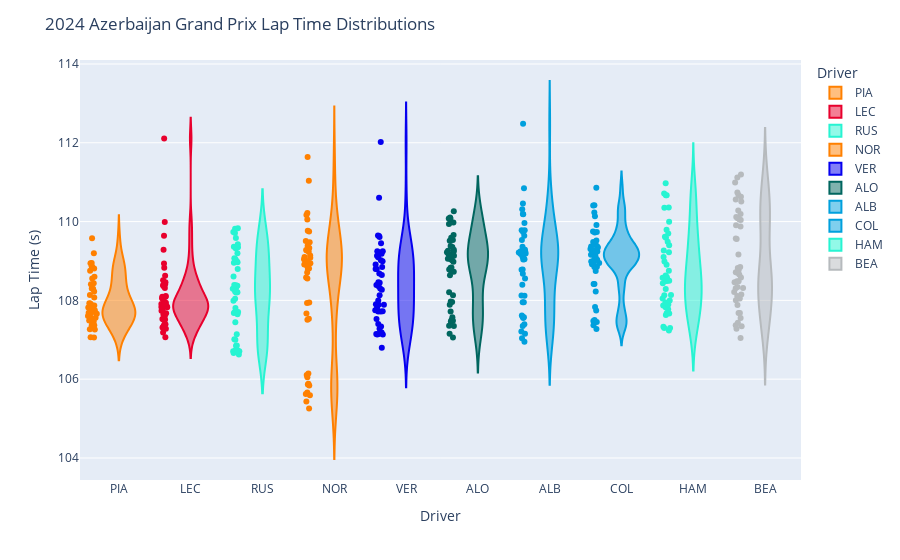

Notebook source saved alongside this figure:
### Code cell
import plotly.express as px
import pandas as pd

# Convert LapTime to seconds if not already done
driver_laps['LapTime(s)'] = driver_laps['LapTime'].dt.total_seconds()

# Crear el gráfico de violines
fig = px.violin(
    driver_laps,
    x="Driver",
    y="LapTime(s)",
    color="Driver",
    box=False,
    points="all",
    hover_data=driver_laps,
    category_orders={"Driver": finishing_order},
    color_discrete_map=fastf1.plotting.get_driver_color_mapping(session=race)
)

# Configurar los títulos y etiquetas
fig.update_layout(
    title="2024 Azerbaijan Grand Prix Lap Time Distributions",
    xaxis_title="Driver",
    yaxis_title="Lap Time (s)",
    showlegend=True
)

# Mostrar el gráfico
fig.show()

### Figure 1 — Plotly figure (JSON) as saved in the notebook; plotly's stock layout.template omitted (floating-point values rounded to 4 significant figures; data arrays with more than 128 entries replaced by an {"elided": "..."} marker saying what was removed)
{"data": [{"alignmentgroup": "True", "box": {"visible": false}, "customdata": {"elided": "47x31 mixed values"}, "hovertemplate": "Driver=%{x}<br>LapTime(s)=%{y}<br>index=%{customdata[0]}<br>Time=%{customdata[1]}<br>DriverNumber=%{customdata[2]}<br>LapTime=%{customdata[3]}<br>LapNumber=%{customdata[4]}<br>Stint=%{customdata[5]}<br>PitOutTime=%{customdata[6]}<br>PitInTime=%{customdata[7]}<br>Sector1Time=%{customdata[8]}<br>Sector2Time=%{customdata[9]}<br>Sector3Time=%{customdata[10]}<br>Sector1SessionTime=%{customdata[11]}<br>Sector2SessionTime=%{customdata[12]}<br>Sector3SessionTime=%{customdata[13]}<br>SpeedI1=%{customdata[14]}<br>SpeedI2=%{customdata[15]}<br>SpeedFL=%{customdata[16]}<br>SpeedST=%{customdata[17]}<br>IsPersonalBest=%{customdata[18]}<br>Compound=%{customdata[19]}<br>TyreLife=%{customdata[20]}<br>FreshTyre=%{customdata[21]}<br>Team=%{customdata[22]}<br>LapStartTime=%{customdata[23]}<br>LapStartDate=%{customdata[24]}<br>TrackStatus=%{customdata[25]}<br>Position=%{customdata[26]}<br>Deleted=%{customdata[27]}<br>DeletedReason=%{customdata[28]}<br>FastF1Generated=%{customdata[29]}<br>IsAccurate=%{customdata[30]}<extra></extra>", "legendgroup": "PIA", "marker": {"color": "#ff8000"}, "name": "PIA", "offsetgroup": "PIA", "orientation": "v", "points": "all", "scalegroup": "True", "showlegend": true, "type": "violin", "x": ["PIA", "PIA", "PIA", "PIA", "PIA", "PIA", "PIA", "PIA", "PIA", "PIA", "PIA", "PIA", "PIA", "PIA", "PIA", "PIA", "PIA", "PIA", "PIA", "PIA", "PIA", "PIA", "PIA", "PIA", "PIA", "PIA", "PIA", "PIA", "PIA", "PIA", "PIA", "PIA", "PIA", "PIA", "PIA", "PIA", "PIA", "PIA", "PIA", "PIA", "PIA", "PIA", "PIA", "PIA", "PIA", "PIA", "PIA"], "x0": " ", "xaxis": "x", "y": [108.9, 108.8, 108.4, 108.1, 108.8, 108.8, 108.3, 108.2, 108.6, 108.3, 108.9, 109.2, 109.6, 108.6, 107.8, 107.5, 108.9, 107.9, 107.8, 107.5, 107.1, 107.4, 107.5, 107.4, 107.6, 107.6, 107.7, 107.9, 108.1, 108.4, 107.9, 107.8, 107.9, 107.9, 107.7, 107.8, 107.7, 107.9, 107.7, 107.6, 107.4, 107.7, 107.3, 107.1, 107.5, 107.5, 107.3], "y0": " ", "yaxis": "y"}, {"alignmentgroup": "True", "box": {"visible": false}, "customdata": {"elided": "47x31 mixed values"}, "hovertemplate": "Driver=%{x}<br>LapTime(s)=%{y}<br>index=%{customdata[0]}<br>Time=%{customdata[1]}<br>DriverNumber=%{customdata[2]}<br>LapTime=%{customdata[3]}<br>LapNumber=%{customdata[4]}<br>Stint=%{customdata[5]}<br>PitOutTime=%{customdata[6]}<br>PitInTime=%{customdata[7]}<br>Sector1Time=%{customdata[8]}<br>Sector2Time=%{customdata[9]}<br>Sector3Time=%{customdata[10]}<br>Sector1SessionTime=%{customdata[11]}<br>Sector2SessionTime=%{customdata[12]}<br>Sector3SessionTime=%{customdata[13]}<br>SpeedI1=%{customdata[14]}<br>SpeedI2=%{customdata[15]}<br>SpeedFL=%{customdata[16]}<br>SpeedST=%{customdata[17]}<br>IsPersonalBest=%{customdata[18]}<br>Compound=%{customdata[19]}<br>TyreLife=%{customdata[20]}<br>FreshTyre=%{customdata[21]}<br>Team=%{customdata[22]}<br>LapStartTime=%{customdata[23]}<br>LapStartDate=%{customdata[24]}<br>TrackStatus=%{customdata[25]}<br>Position=%{customdata[26]}<br>Deleted=%{customdata[27]}<br>DeletedReason=%{customdata[28]}<br>FastF1Generated=%{customdata[29]}<br>IsAccurate=%{customdata[30]}<extra></extra>", "legendgroup": "LEC", "marker": {"color": "#e8002d"}, "name": "LEC", "offsetgroup": "LEC", "orientation": "v", "points": "all", "scalegroup": "True", "showlegend": true, "type": "violin", "x": ["LEC", "LEC", "LEC", "LEC", "LEC", "LEC", "LEC", "LEC", "LEC", "LEC", "LEC", "LEC", "LEC", "LEC", "LEC", "LEC", "LEC", "LEC", "LEC", "LEC", "LEC", "LEC", "LEC", "LEC", "LEC", "LEC", "LEC", "LEC", "LEC", "LEC", "LEC", "LEC", "LEC", "LEC", "LEC", "LEC", "LEC", "LEC", "LEC", "LEC", "LEC", "LEC", "LEC", "LEC", "LEC", "LEC", "LEC"], "x0": " ", "xaxis": "x", "y": [112.1, 109.3, 108.4, 108.4, 108.3, 108.1, 108.5, 107.7, 107.8, 108.1, 107.9, 108.1, 108.5, 108.8, 110.0, 108.4, 107.9, 109.6, 107.9, 107.7, 107.5, 107.2, 107.4, 107.3, 107.4, 107.3, 107.9, 107.5, 108.1, 107.8, 108.9, 107.8, 107.6, 108.0, 107.8, 107.5, 107.9, 107.5, 107.9, 108.0, 107.6, 107.1, 107.9, 107.7, 107.9, 108.4, 108.6], "y0": " ", "yaxis": "y"}, {"alignmentgroup": "True", "box": {"visible": false}, "customdata": {"elided": "46x31 mixed values"}, "hovertemplate": "Driver=%{x}<br>LapTime(s)=%{y}<br>index=%{customdata[0]}<br>Time=%{customdata[1]}<br>DriverNumber=%{customdata[2]}<br>LapTime=%{customdata[3]}<br>LapNumber=%{customdata[4]}<br>Stint=%{customdata[5]}<br>PitOutTime=%{customdata[6]}<br>PitInTime=%{customdata[7]}<br>Sector1Time=%{customdata[8]}<br>Sector2Time=%{customdata[9]}<br>Sector3Time=%{customdata[10]}<br>Sector1SessionTime=%{customdata[11]}<br>Sector2SessionTime=%{customdata[12]}<br>Sector3SessionTime=%{customdata[13]}<br>SpeedI1=%{customdata[14]}<br>SpeedI2=%{customdata[15]}<br>SpeedFL=%{customdata[16]}<br>SpeedST=%{customdata[17]}<br>IsPersonalBest=%{customdata[18]}<br>Compound=%{customdata[19]}<br>TyreLife=%{customdata[20]}<br>FreshTyre=%{customdata[21]}<br>Team=%{customdata[22]}<br>LapStartTime=%{customdata[23]}<br>LapStartDate=%{customdata[24]}<br>TrackStatus=%{customdata[25]}<br>Position=%{customdata[26]}<br>Deleted=%{customdata[27]}<br>DeletedReason=%{customdata[28]}<br>FastF1Generated=%{customdata[29]}<br>IsAccurate=%{customdata[30]}<extra></extra>", "legendgroup": "RUS", "marker": {"color": "#27f4d2"}, "name": "RUS", "offsetgroup": "RUS", "orientation": "v", "points": "all", "scalegroup": "True", "showlegend": true, "type": "violin", "x": ["RUS", "RUS", "RUS", "RUS", "RUS", "RUS", "RUS", "RUS", "RUS", "RUS", "RUS", "RUS", "RUS", "RUS", "RUS", "RUS", "RUS", "RUS", "RUS", "RUS", "RUS", "RUS", "RUS", "RUS", "RUS", "RUS", "RUS", "RUS", "RUS", "RUS", "RUS", "RUS", "RUS", "RUS", "RUS", "RUS", "RUS", "RUS", "RUS", "RUS", "RUS", "RUS", "RUS", "RUS", "RUS", "RUS"], "x0": " ", "xaxis": "x", "y": [109.7, 109.4, 109.2, 109.0, 109.6, 109.3, 109.4, 109.4, 109.7, 109.8, 109.8, 109.1, 108.6, 108.0, 108.2, 108.3, 108.4, 108.4, 108.2, 108.3, 108.0, 108.2, 108.3, 108.8, 108.2, 109.0, 109.0, 108.4, 109.1, 107.7, 107.4, 107.7, 107.7, 107.8, 107.6, 107.1, 107, 106.9, 106.8, 106.7, 106.7, 106.6, 106.7, 106.7, 107.0, 106.7], "y0": " ", "yaxis": "y"}, {"alignmentgroup": "True", "box": {"visible": false}, "customdata": {"elided": "47x31 mixed values"}, "hovertemplate": "Driver=%{x}<br>LapTime(s)=%{y}<br>index=%{customdata[0]}<br>Time=%{customdata[1]}<br>DriverNumber=%{customdata[2]}<br>LapTime=%{customdata[3]}<br>LapNumber=%{customdata[4]}<br>Stint=%{customdata[5]}<br>PitOutTime=%{customdata[6]}<br>PitInTime=%{customdata[7]}<br>Sector1Time=%{customdata[8]}<br>Sector2Time=%{customdata[9]}<br>Sector3Time=%{customdata[10]}<br>Sector1SessionTime=%{customdata[11]}<br>Sector2SessionTime=%{customdata[12]}<br>Sector3SessionTime=%{customdata[13]}<br>SpeedI1=%{customdata[14]}<br>SpeedI2=%{customdata[15]}<br>SpeedFL=%{customdata[16]}<br>SpeedST=%{customdata[17]}<br>IsPersonalBest=%{customdata[18]}<br>Compound=%{customdata[19]}<br>TyreLife=%{customdata[20]}<br>FreshTyre=%{customdata[21]}<br>Team=%{customdata[22]}<br>LapStartTime=%{customdata[23]}<br>LapStartDate=%{customdata[24]}<br>TrackStatus=%{customdata[25]}<br>Position=%{customdata[26]}<br>Deleted=%{customdata[27]}<br>DeletedReason=%{customdata[28]}<br>FastF1Generated=%{customdata[29]}<br>IsAccurate=%{customdata[30]}<extra></extra>", "legendgroup": "NOR", "marker": {"color": "#ff8000"}, "name": "NOR", "offsetgroup": "NOR", "orientation": "v", "points": "all", "scalegroup": "True", "showlegend": true, "type": "violin", "x": ["NOR", "NOR", "NOR", "NOR", "NOR", "NOR", "NOR", "NOR", "NOR", "NOR", "NOR", "NOR", "NOR", "NOR", "NOR", "NOR", "NOR", "NOR", "NOR", "NOR", "NOR", "NOR", "NOR", "NOR", "NOR", "NOR", "NOR", "NOR", "NOR", "NOR", "NOR", "NOR", "NOR", "NOR", "NOR", "NOR", "NOR", "NOR", "NOR", "NOR", "NOR", "NOR", "NOR", "NOR", "NOR", "NOR", "NOR"], "x0": " ", "xaxis": "x", "y": [111.6, 110.2, 109.8, 109.4, 109.5, 109.1, 109.3, 108.8, 109.0, 108.6, 108.9, 109.0, 108.9, 110.2, 109.3, 108.7, 109.2, 109.1, 109.5, 108.9, 108.9, 109.7, 110.1, 108.6, 108.9, 109.1, 109.0, 109.3, 108.9, 108.8, 107.9, 107.9, 107.5, 107.7, 107.5, 111.0, 105.7, 105.8, 106.1, 105.3, 105.4, 105.6, 105.9, 105.9, 106.1, 106.1, 105.6], "y0": " ", "yaxis": "y"}, {"alignmentgroup": "True", "box": {"visible": false}, "customdata": {"elided": "46x31 mixed values"}, "hovertemplate": "Driver=%{x}<br>LapTime(s)=%{y}<br>index=%{customdata[0]}<br>Time=%{customdata[1]}<br>DriverNumber=%{customdata[2]}<br>LapTime=%{customdata[3]}<br>LapNumber=%{customdata[4]}<br>Stint=%{customdata[5]}<br>PitOutTime=%{customdata[6]}<br>PitInTime=%{customdata[7]}<br>Sector1Time=%{customdata[8]}<br>Sector2Time=%{customdata[9]}<br>Sector3Time=%{customdata[10]}<br>Sector1SessionTime=%{customdata[11]}<br>Sector2SessionTime=%{customdata[12]}<br>Sector3SessionTime=%{customdata[13]}<br>SpeedI1=%{customdata[14]}<br>SpeedI2=%{customdata[15]}<br>SpeedFL=%{customdata[16]}<br>SpeedST=%{customdata[17]}<br>IsPersonalBest=%{customdata[18]}<br>Compound=%{customdata[19]}<br>TyreLife=%{customdata[20]}<br>FreshTyre=%{customdata[21]}<br>Team=%{customdata[22]}<br>LapStartTime=%{customdata[23]}<br>LapStartDate=%{customdata[24]}<br>TrackStatus=%{customdata[25]}<br>Position=%{customdata[26]}<br>Deleted=%{customdata[27]}<br>DeletedReason=%{customdata[28]}<br>FastF1Generated=%{customdata[29]}<br>IsAccurate=%{customdata[30]}<extra></extra>", "legendgroup": "VER", "marker": {"color": "#0600ef"}, "name": "VER", "offsetgroup": "VER", "orientation": "v", "points": "all", "scalegroup": "True", "showlegend": true, "type": "violin", "x": ["VER", "VER", "VER", "VER", "VER", "VER", "VER", "VER", "VER", "VER", "VER", "VER", "VER", "VER", "VER", "VER", "VER", "VER", "VER", "VER", "VER", "VER", "VER", "VER", "VER", "VER", "VER", "VER", "VER", "VER", "VER", "VER", "VER", "VER", "VER", "VER", "VER", "VER", "VER", "VER", "VER", "VER", "VER", "VER", "VER", "VER"], "x0": " ", "xaxis": "x", "y": [109.6, 109.1, 109.6, 109.2, 108.8, 108.8, 108.6, 108.4, 109.4, 109.6, 108.3, 107.8, 108.1, 107.7, 108.5, 107.9, 107.9, 107.9, 108.7, 108.9, 110.6, 108.4, 109.0, 109.1, 109.2, 109.2, 109.0, 108.8, 108.4, 108.3, 109.2, 108.0, 107.7, 107.4, 107.3, 107.3, 107.1, 107.5, 106.8, 107.1, 107.1, 107.2, 107.1, 107.7, 107.7, 112.0], "y0": " ", "yaxis": "y"}, {"alignmentgroup": "True", "box": {"visible": false}, "customdata": {"elided": "46x31 mixed values"}, "hovertemplate": "Driver=%{x}<br>LapTime(s)=%{y}<br>index=%{customdata[0]}<br>Time=%{customdata[1]}<br>DriverNumber=%{customdata[2]}<br>LapTime=%{customdata[3]}<br>LapNumber=%{customdata[4]}<br>Stint=%{customdata[5]}<br>PitOutTime=%{customdata[6]}<br>PitInTime=%{customdata[7]}<br>Sector1Time=%{customdata[8]}<br>Sector2Time=%{customdata[9]}<br>Sector3Time=%{customdata[10]}<br>Sector1SessionTime=%{customdata[11]}<br>Sector2SessionTime=%{customdata[12]}<br>Sector3SessionTime=%{customdata[13]}<br>SpeedI1=%{customdata[14]}<br>SpeedI2=%{customdata[15]}<br>SpeedFL=%{customdata[16]}<br>SpeedST=%{customdata[17]}<br>IsPersonalBest=%{customdata[18]}<br>Compound=%{customdata[19]}<br>TyreLife=%{customdata[20]}<br>FreshTyre=%{customdata[21]}<br>Team=%{customdata[22]}<br>LapStartTime=%{customdata[23]}<br>LapStartDate=%{customdata[24]}<br>TrackStatus=%{customdata[25]}<br>Position=%{customdata[26]}<br>Deleted=%{customdata[27]}<br>DeletedReason=%{customdata[28]}<br>FastF1Generated=%{customdata[29]}<br>IsAccurate=%{customdata[30]}<extra></extra>", "legendgroup": "ALO", "marker": {"color": "#00665f"}, "name": "ALO", "offsetgroup": "ALO", "orientation": "v", "points": "all", "scalegroup": "True", "showlegend": true, "type": "violin", "x": ["ALO", "ALO", "ALO", "ALO", "ALO", "ALO", "ALO", "ALO", "ALO", "ALO", "ALO", "ALO", "ALO", "ALO", "ALO", "ALO", "ALO", "ALO", "ALO", "ALO", "ALO", "ALO", "ALO", "ALO", "ALO", "ALO", "ALO", "ALO", "ALO", "ALO", "ALO", "ALO", "ALO", "ALO", "ALO", "ALO", "ALO", "ALO", "ALO", "ALO", "ALO", "ALO", "ALO", "ALO", "ALO", "ALO"], "x0": " ", "xaxis": "x", "y": [110.1, 110.3, 110.0, 110.1, 109.9, 109.7, 109.1, 109.1, 109.4, 109.3, 109.2, 110.0, 108.8, 109.1, 109.5, 109.2, 109.4, 109.2, 109.0, 109.1, 108.8, 109.0, 109.2, 108.7, 108.6, 108.8, 109.6, 109.0, 110.1, 108.8, 109.3, 109.5, 108.2, 107.9, 108.1, 108.0, 107.7, 108.0, 107.4, 107.5, 107.5, 107.5, 107.6, 107.4, 107.1, 107.2], "y0": " ", "yaxis": "y"}, {"alignmentgroup": "True", "box": {"visible": false}, "customdata": {"elided": "47x31 mixed values"}, "hovertemplate": "Driver=%{x}<br>LapTime(s)=%{y}<br>index=%{customdata[0]}<br>Time=%{customdata[1]}<br>DriverNumber=%{customdata[2]}<br>LapTime=%{customdata[3]}<br>LapNumber=%{customdata[4]}<br>Stint=%{customdata[5]}<br>PitOutTime=%{customdata[6]}<br>PitInTime=%{customdata[7]}<br>Sector1Time=%{customdata[8]}<br>Sector2Time=%{customdata[9]}<br>Sector3Time=%{customdata[10]}<br>Sector1SessionTime=%{customdata[11]}<br>Sector2SessionTime=%{customdata[12]}<br>Sector3SessionTime=%{customdata[13]}<br>SpeedI1=%{customdata[14]}<br>SpeedI2=%{customdata[15]}<br>SpeedFL=%{customdata[16]}<br>SpeedST=%{customdata[17]}<br>IsPersonalBest=%{customdata[18]}<br>Compound=%{customdata[19]}<br>TyreLife=%{customdata[20]}<br>FreshTyre=%{customdata[21]}<br>Team=%{customdata[22]}<br>LapStartTime=%{customdata[23]}<br>LapStartDate=%{customdata[24]}<br>TrackStatus=%{customdata[25]}<br>Position=%{customdata[26]}<br>Deleted=%{customdata[27]}<br>DeletedReason=%{customdata[28]}<br>FastF1Generated=%{customdata[29]}<br>IsAccurate=%{customdata[30]}<extra></extra>", "legendgroup": "ALB", "marker": {"color": "#00a0dd"}, "name": "ALB", "offsetgroup": "ALB", "orientation": "v", "points": "all", "scalegroup": "True", "showlegend": true, "type": "violin", "x": ["ALB", "ALB", "ALB", "ALB", "ALB", "ALB", "ALB", "ALB", "ALB", "ALB", "ALB", "ALB", "ALB", "ALB", "ALB", "ALB", "ALB", "ALB", "ALB", "ALB", "ALB", "ALB", "ALB", "ALB", "ALB", "ALB", "ALB", "ALB", "ALB", "ALB", "ALB", "ALB", "ALB", "ALB", "ALB", "ALB", "ALB", "ALB", "ALB", "ALB", "ALB", "ALB", "ALB", "ALB", "ALB", "ALB", "ALB"], "x0": " ", "xaxis": "x", "y": [110.8, 110.5, 110.2, 109.8, 109.6, 109.5, 109.2, 109.4, 109.3, 109.2, 109.2, 109.0, 108.8, 108.8, 108.7, 110.3, 110.0, 109.8, 109.3, 109.2, 109.2, 109.2, 110.2, 109.2, 109.2, 109.1, 109.1, 109.2, 109.0, 112.5, 107.6, 108.6, 109.7, 108.0, 108.4, 108.1, 108.1, 107.6, 108.0, 107.2, 106.9, 107.0, 107.4, 107.6, 107.6, 107.2, 107.3], "y0": " ", "yaxis": "y"}, {"alignmentgroup": "True", "box": {"visible": false}, "customdata": {"elided": "46x31 mixed values"}, "hovertemplate": "Driver=%{x}<br>LapTime(s)=%{y}<br>index=%{customdata[0]}<br>Time=%{customdata[1]}<br>DriverNumber=%{customdata[2]}<br>LapTime=%{customdata[3]}<br>LapNumber=%{customdata[4]}<br>Stint=%{customdata[5]}<br>PitOutTime=%{customdata[6]}<br>PitInTime=%{customdata[7]}<br>Sector1Time=%{customdata[8]}<br>Sector2Time=%{customdata[9]}<br>Sector3Time=%{customdata[10]}<br>Sector1SessionTime=%{customdata[11]}<br>Sector2SessionTime=%{customdata[12]}<br>Sector3SessionTime=%{customdata[13]}<br>SpeedI1=%{customdata[14]}<br>SpeedI2=%{customdata[15]}<br>SpeedFL=%{customdata[16]}<br>SpeedST=%{customdata[17]}<br>IsPersonalBest=%{customdata[18]}<br>Compound=%{customdata[19]}<br>TyreLife=%{customdata[20]}<br>FreshTyre=%{customdata[21]}<br>Team=%{customdata[22]}<br>LapStartTime=%{customdata[23]}<br>LapStartDate=%{customdata[24]}<br>TrackStatus=%{customdata[25]}<br>Position=%{customdata[26]}<br>Deleted=%{customdata[27]}<br>DeletedReason=%{customdata[28]}<br>FastF1Generated=%{customdata[29]}<br>IsAccurate=%{customdata[30]}<extra></extra>", "legendgroup": "COL", "marker": {"color": "#00a0dd"}, "name": "COL", "offsetgroup": "COL", "orientation": "v", "points": "all", "scalegroup": "True", "showlegend": true, "type": "violin", "x": ["COL", "COL", "COL", "COL", "COL", "COL", "COL", "COL", "COL", "COL", "COL", "COL", "COL", "COL", "COL", "COL", "COL", "COL", "COL", "COL", "COL", "COL", "COL", "COL", "COL", "COL", "COL", "COL", "COL", "COL", "COL", "COL", "COL", "COL", "COL", "COL", "COL", "COL", "COL", "COL", "COL", "COL", "COL", "COL", "COL", "COL"], "x0": " ", "xaxis": "x", "y": [110.4, 110.4, 109.9, 110.1, 109.7, 109.5, 109.3, 109.4, 109.2, 109.4, 109.4, 109.3, 109.7, 109.2, 109.3, 109.1, 109.0, 109.2, 108.9, 109.0, 108.7, 108.9, 109.1, 109.0, 109.3, 108.9, 109.0, 109.0, 108.8, 109.4, 109.2, 109.7, 110.9, 110.2, 109.5, 109.0, 108.4, 108.4, 107.8, 107.5, 107.3, 107.5, 107.5, 107.7, 107.4, 108.2], "y0": " ", "yaxis": "y"}, {"alignmentgroup": "True", "box": {"visible": false}, "customdata": {"elided": "45x31 mixed values"}, "hovertemplate": "Driver=%{x}<br>LapTime(s)=%{y}<br>index=%{customdata[0]}<br>Time=%{customdata[1]}<br>DriverNumber=%{customdata[2]}<br>LapTime=%{customdata[3]}<br>LapNumber=%{customdata[4]}<br>Stint=%{customdata[5]}<br>PitOutTime=%{customdata[6]}<br>PitInTime=%{customdata[7]}<br>Sector1Time=%{customdata[8]}<br>Sector2Time=%{customdata[9]}<br>Sector3Time=%{customdata[10]}<br>Sector1SessionTime=%{customdata[11]}<br>Sector2SessionTime=%{customdata[12]}<br>Sector3SessionTime=%{customdata[13]}<br>SpeedI1=%{customdata[14]}<br>SpeedI2=%{customdata[15]}<br>SpeedFL=%{customdata[16]}<br>SpeedST=%{customdata[17]}<br>IsPersonalBest=%{customdata[18]}<br>Compound=%{customdata[19]}<br>TyreLife=%{customdata[20]}<br>FreshTyre=%{customdata[21]}<br>Team=%{customdata[22]}<br>LapStartTime=%{customdata[23]}<br>LapStartDate=%{customdata[24]}<br>TrackStatus=%{customdata[25]}<br>Position=%{customdata[26]}<br>Deleted=%{customdata[27]}<br>DeletedReason=%{customdata[28]}<br>FastF1Generated=%{customdata[29]}<br>IsAccurate=%{customdata[30]}<extra></extra>", "legendgroup": "HAM", "marker": {"color": "#27f4d2"}, "name": "HAM", "offsetgroup": "HAM", "orientation": "v", "points": "all", "scalegroup": "True", "showlegend": true, "type": "violin", "x": ["HAM", "HAM", "HAM", "HAM", "HAM", "HAM", "HAM", "HAM", "HAM", "HAM", "HAM", "HAM", "HAM", "HAM", "HAM", "HAM", "HAM", "HAM", "HAM", "HAM", "HAM", "HAM", "HAM", "HAM", "HAM", "HAM", "HAM", "HAM", "HAM", "HAM", "HAM", "HAM", "HAM", "HAM", "HAM", "HAM", "HAM", "HAM", "HAM", "HAM", "HAM", "HAM", "HAM", "HAM", "HAM"], "x0": " ", "xaxis": "x", "y": [111.0, 110.4, 110.4, 109.8, 109.4, 109.6, 109.7, 110.0, 110.7, 109.0, 108.8, 108.5, 109.5, 108.6, 108.6, 108.5, 109.6, 110.7, 108.6, 108.4, 108.3, 107.8, 107.9, 108.0, 107.8, 108.5, 108.1, 107.9, 107.3, 109.1, 108.0, 108.9, 110.7, 109.2, 109.3, 108.6, 108.5, 107.3, 107.7, 108.1, 107.6, 107.7, 107.3, 107.2, 107.9], "y0": " ", "yaxis": "y"}, {"alignmentgroup": "True", "box": {"visible": false}, "customdata": {"elided": "46x31 mixed values"}, "hovertemplate": "Driver=%{x}<br>LapTime(s)=%{y}<br>index=%{customdata[0]}<br>Time=%{customdata[1]}<br>DriverNumber=%{customdata[2]}<br>LapTime=%{customdata[3]}<br>LapNumber=%{customdata[4]}<br>Stint=%{customdata[5]}<br>PitOutTime=%{customdata[6]}<br>PitInTime=%{customdata[7]}<br>Sector1Time=%{customdata[8]}<br>Sector2Time=%{customdata[9]}<br>Sector3Time=%{customdata[10]}<br>Sector1SessionTime=%{customdata[11]}<br>Sector2SessionTime=%{customdata[12]}<br>Sector3SessionTime=%{customdata[13]}<br>SpeedI1=%{customdata[14]}<br>SpeedI2=%{customdata[15]}<br>SpeedFL=%{customdata[16]}<br>SpeedST=%{customdata[17]}<br>IsPersonalBest=%{customdata[18]}<br>Compound=%{customdata[19]}<br>TyreLife=%{customdata[20]}<br>FreshTyre=%{customdata[21]}<br>Team=%{customdata[22]}<br>LapStartTime=%{customdata[23]}<br>LapStartDate=%{customdata[24]}<br>TrackStatus=%{customdata[25]}<br>Position=%{customdata[26]}<br>Deleted=%{customdata[27]}<br>DeletedReason=%{customdata[28]}<br>FastF1Generated=%{customdata[29]}<br>IsAccurate=%{customdata[30]}<extra></extra>", "legendgroup": "BEA", "marker": {"color": "#b6babd"}, "name": "BEA", "offsetgroup": "BEA", "orientation": "v", "points": "all", "scalegroup": "True", "showlegend": true, "type": "violin", "x": ["BEA", "BEA", "BEA", "BEA", "BEA", "BEA", "BEA", "BEA", "BEA", "BEA", "BEA", "BEA", "BEA", "BEA", "BEA", "BEA", "BEA", "BEA", "BEA", "BEA", "BEA", "BEA", "BEA", "BEA", "BEA", "BEA", "BEA", "BEA", "BEA", "BEA", "BEA", "BEA", "BEA", "BEA", "BEA", "BEA", "BEA", "BEA", "BEA", "BEA", "BEA", "BEA", "BEA", "BEA", "BEA", "BEA"], "x0": " ", "xaxis": "x", "y": [110.7, 110.7, 110.3, 110.5, 111.0, 110.1, 111.2, 109.9, 111.1, 110.1, 110.1, 110.2, 110.0, 109.6, 108.7, 108.5, 108.8, 108.5, 109.9, 108.5, 108.2, 108.1, 108.3, 108.0, 108.3, 108.7, 108.0, 107.6, 108.1, 108.6, 108.3, 108.7, 108.8, 110.6, 109.6, 108.8, 109.2, 110.6, 107.9, 107.7, 107.3, 107.7, 107.3, 107.0, 107.4, 107.4], "y0": " ", "yaxis": "y"}], "layout": {"legend": {"title": {"text": "Driver"}, "tracegroupgap": 0}, "margin": {"t": 60}, "showlegend": true, "title": {"text": "2024 Azerbaijan Grand Prix Lap Time Distributions"}, "violinmode": "overlay", "xaxis": {"anchor": "y", "categoryarray": ["PIA", "LEC", "RUS", "NOR", "VER", "ALO", "ALB", "COL", "HAM", "BEA"], "categoryorder": "array", "domain": [0, 1], "title": {"text": "Driver"}}, "yaxis": {"anchor": "x", "domain": [0, 1], "title": {"text": "Lap Time (s)"}}}}
